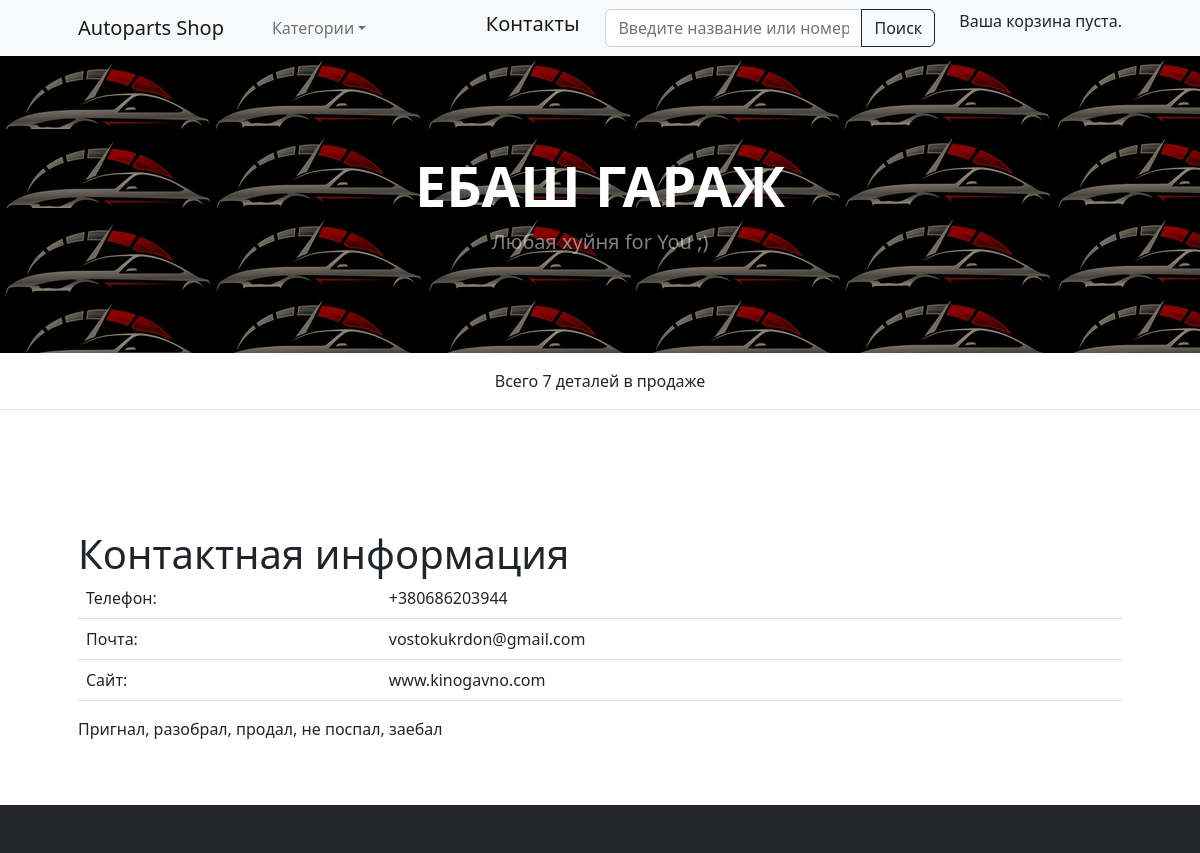
Page /about-contacts/ on the committed database.
### shop/models.py (models this page shows, shortened)
class Contacts(models.Model):
    phone_1 = models.CharField(verbose_name='Телефон', max_length=14)
    email = models.EmailField(verbose_name='Почта', max_length=30)
    website = models.CharField(verbose_name='Сайт', max_length=30)
    description = models.TextField(verbose_name='Описание', default='N/A')
    class Meta:
        verbose_name = 'Контактная информация'
        verbose_name_plural = 'Контактная информация'

### shop/views.py (the view)
# urls.py: path('about-contacts/', views.about_contacts, name='about_contacts'), # search_results
def about_contacts(request):
    contacts = Contacts.objects.all()
    return render(request, 'shop/about.html', {'contacts': contacts[0]})

### cart/cart.py (called while the page is built)
    def __len__(self):
        return sum(item['quantity'] for item in self.cart.values())

### cart/context_processors.py (called while the page is built)
def cart(request):
    return {'cart': Cart(request)}

### shop/templatetags/shop_tags.py (called while the page is built)
@register.simple_tag
def total_components():
    return Component.objects.count()

### shop/templates/shop/about.html (shortened to what this page needs)
{% extends "shop/base.html" %}
{% load shop_tags %}
{% block content %}
    <h1 class="card-header"> Контактная информация </h1>
        <table class="table">
          <tbody>
            <tr>
              <td>Телефон: </td>
              <td>{{ contacts.phone_1 }}</td>
            </tr>
            <tr>
              <td>Почта: </td>
              <td>{{ contacts.email }}</td>
            </tr>
            <tr>
              <td>Сайт: </td>
              <td>{{ contacts.website }}</td>
            </tr>
          </tbody>
        </table>
        <div>
            {{ contacts.description|linebreaks }}
        </div>
{% endblock %}

### rows in the picture
Contacts: phone_1 "+380686203944", email "vostokukrdon@gmail.com", website "www.kinogavno.com", description "Пригнал, разобрал, продал, не поспал, заебал"
